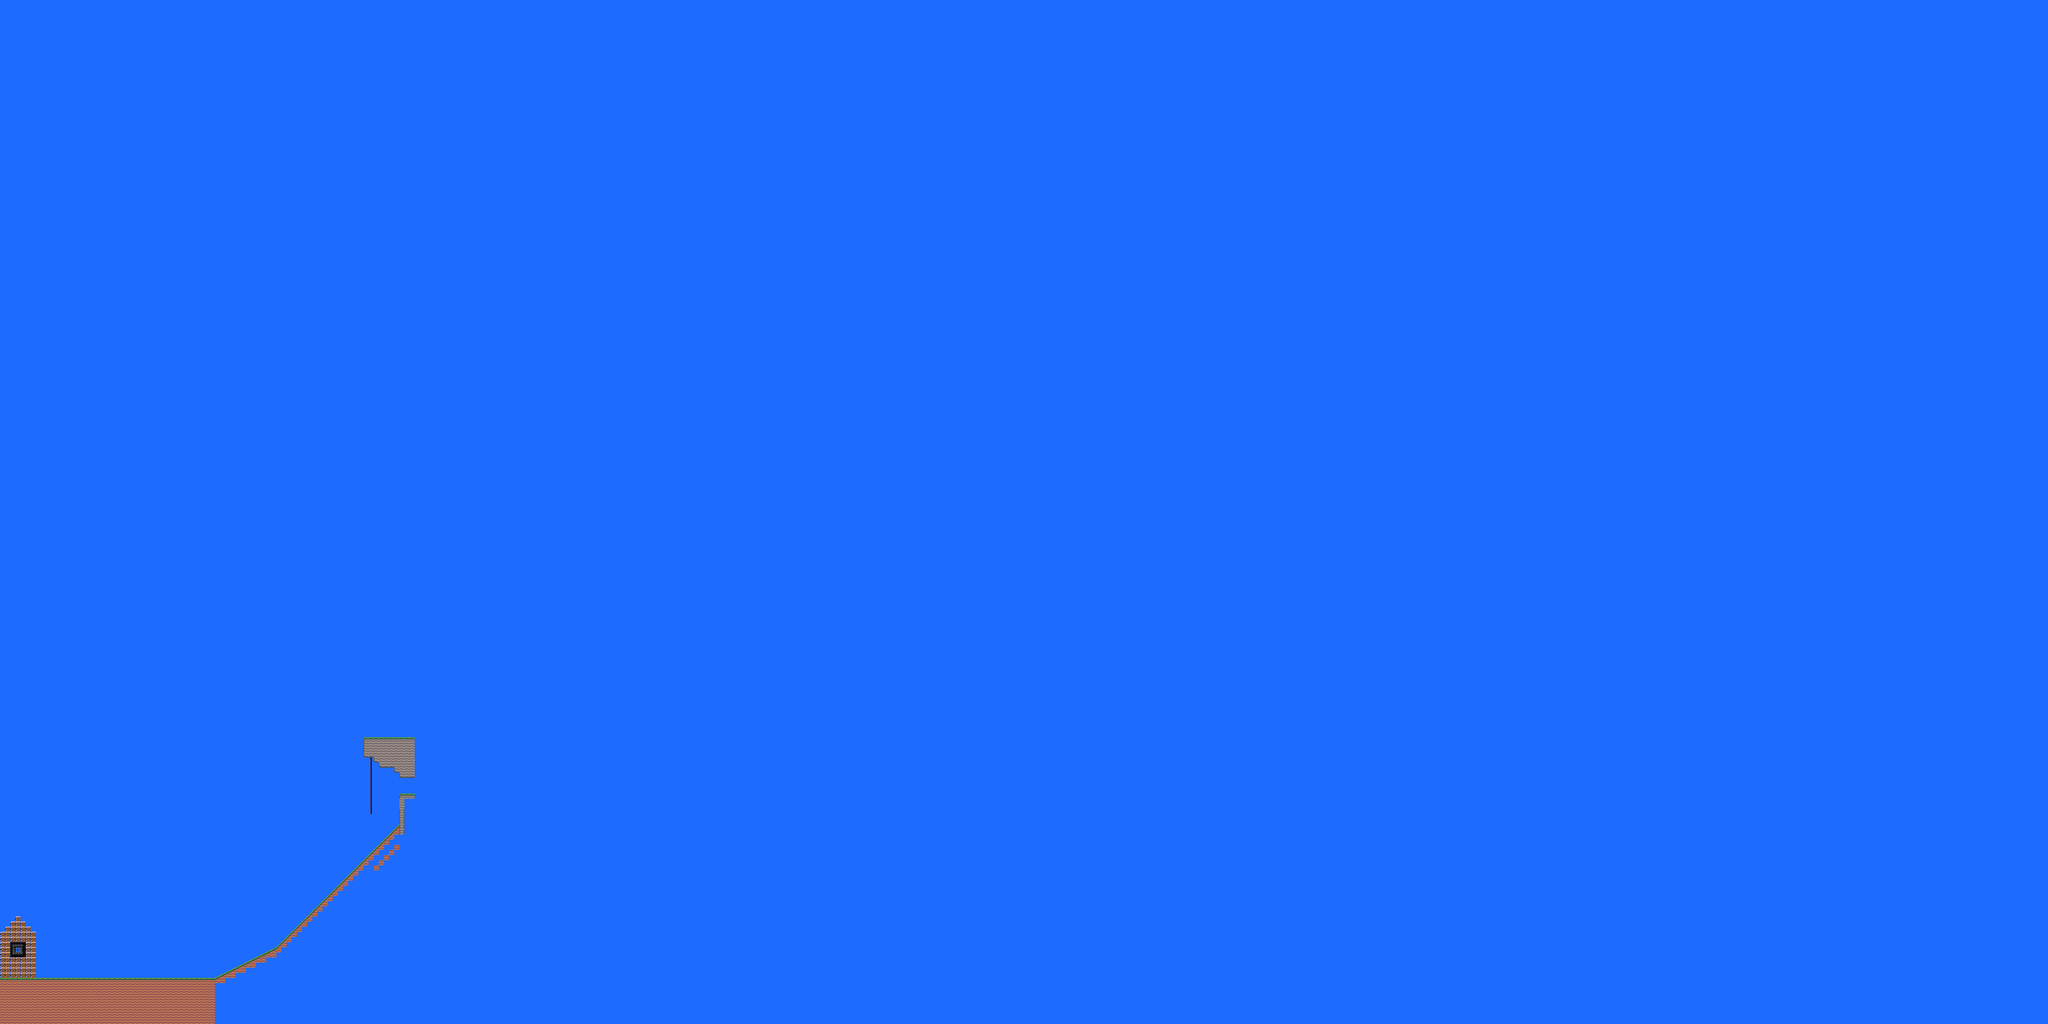

Tiled map render using the project's own tile images. Description and the map definition, with tile-layer contents summarised, below:
An orthogonal 400x200 tile map with 16x16 px tiles, 2 tile layers (Background Color, Grafic Layer) and 3 objects (finished).

<map version="1.2" tiledversion="1.3.3" orientation="orthogonal" renderorder="right-down" width="400" height="200" tilewidth="16" tileheight="16" infinite="0" nextlayerid="16" nextobjectid="6">
 <tileset firstgid="1" source="tileset/level1.tsx" />
 <layer id="1" name="Background Color" width="400" height="200">
  <data>[80000 cells, 80000 non-empty, 1 distinct tile ids]</data>
 </layer>
 <layer id="2" name="Grafic Layer" width="400" height="200">
  <data>[80000 cells, 610 non-empty, 27 distinct tile ids]</data>
 </layer>
 <objectgroup id="3" name="Ground">
  <object id="1" x="16" y="3056" width="496" height="16" />
 </objectgroup>
 <objectgroup id="4" name="SuperSpeed" />
 <objectgroup id="5" name="Spikes" />
 <objectgroup id="6" name="Gun" />
 <objectgroup id="7" name="Spiders" />
 <objectgroup id="9" name="Spring" />
 <objectgroup id="8" name="Bats" />
 <objectgroup id="15" name="Water" />
 <objectgroup id="12" name="Finish">
  <object id="4" name="finished" x="47" y="2849" width="16" height="16" />
 </objectgroup>
 <objectgroup id="11" name="Wall">
  <object id="3" x="96" y="2912" width="16" height="144" />
 </objectgroup>
 <objectgroup id="13" name="SpeedX" />
 <objectgroup id="14" name="SpeedY" />
</map>
